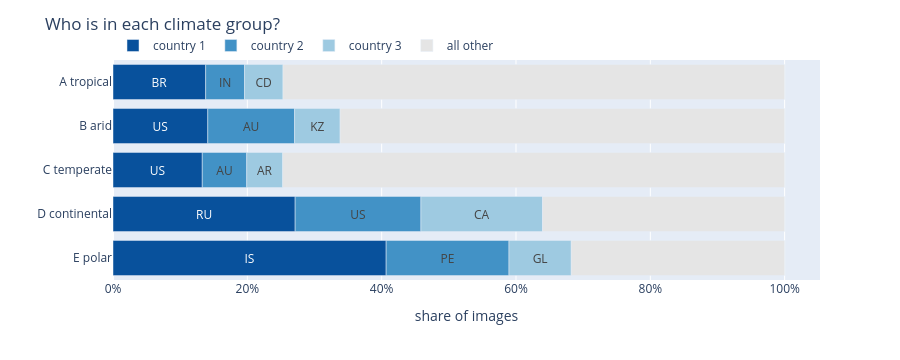

The notebook cell saved with this chart:
### Markdown cell above
### Q4.2 Climate
- Köppen main groups (A tropical ... E polar)

### Code cell
groups_order = list(q4.CLIMATE_GROUPS.values())
cl = q4.effect_table(env, "climate_group")
display(q4.show_effects(cl))
q4.plot_country_mix(env, "climate_group", "Who is in each climate group?", order=groups_order).show()
q4.plot_expected(cl, "Climate: A to D are within 1.5 points of what the country mix predicts", order=groups_order).show()

### Figure 1 — Plotly figure (JSON) as saved in the notebook; plotly's stock layout.template omitted (floating-point values rounded to 4 significant figures)
{"data": [{"customdata": [["country 1"], ["country 1"], ["country 1"], ["country 1"], ["country 1"]], "hovertemplate": "share=%{x:.0%}<br>climate_group=%{y}<br>country=%{text}<extra></extra>", "insidetextanchor": "middle", "legendgroup": "country 1", "marker": {"color": "#08519c", "pattern": {"shape": ""}}, "name": "country 1", "orientation": "h", "showlegend": true, "text": ["BR", "US", "US", "RU", "IS"], "textposition": "inside", "type": "bar", "x": [0.138, 0.1411, 0.1329, 0.2712, 0.4067], "xaxis": "x", "y": ["A tropical", "B arid", "C temperate", "D continental", "E polar"], "yaxis": "y"}, {"customdata": [["country 2"], ["country 2"], ["country 2"], ["country 2"], ["country 2"]], "hovertemplate": "share=%{x:.0%}<br>climate_group=%{y}<br>country=%{text}<extra></extra>", "insidetextanchor": "middle", "legendgroup": "country 2", "marker": {"color": "#4292c6", "pattern": {"shape": ""}}, "name": "country 2", "orientation": "h", "showlegend": true, "text": ["IN", "AU", "AU", "US", "PE"], "textposition": "inside", "type": "bar", "x": [0.05794, 0.1293, 0.06622, 0.1873, 0.1828], "xaxis": "x", "y": ["A tropical", "B arid", "C temperate", "D continental", "E polar"], "yaxis": "y"}, {"customdata": [["country 3"], ["country 3"], ["country 3"], ["country 3"], ["country 3"]], "hovertemplate": "share=%{x:.0%}<br>climate_group=%{y}<br>country=%{text}<extra></extra>", "insidetextanchor": "middle", "legendgroup": "country 3", "marker": {"color": "#9ecae1", "pattern": {"shape": ""}}, "name": "country 3", "orientation": "h", "showlegend": true, "text": ["CD", "KZ", "AR", "CA", "GL"], "textposition": "inside", "type": "bar", "x": [0.05721, 0.0678, 0.05355, 0.1811, 0.09275], "xaxis": "x", "y": ["A tropical", "B arid", "C temperate", "D continental", "E polar"], "yaxis": "y"}, {"customdata": [["all other"], ["all other"], ["all other"], ["all other"], ["all other"]], "hovertemplate": "share=%{x:.0%}<br>climate_group=%{y}<br>country=%{text}<extra></extra>", "insidetextanchor": "middle", "legendgroup": "all other", "marker": {"color": "#e5e5e5", "pattern": {"shape": ""}}, "name": "all other", "orientation": "h", "showlegend": true, "text": ["", "", "", "", ""], "textposition": "inside", "type": "bar", "x": [0.7469, 0.6618, 0.7473, 0.3605, 0.3177], "xaxis": "x", "y": ["A tropical", "B arid", "C temperate", "D continental", "E polar"], "yaxis": "y"}], "layout": {"barmode": "relative", "height": 360, "legend": {"orientation": "h", "title": {"text": ""}, "tracegroupgap": 0, "x": 0, "xanchor": "left", "y": 1, "yanchor": "bottom"}, "margin": {"t": 60}, "title": {"text": "Who is in each climate group?"}, "width": 900, "xaxis": {"anchor": "y", "domain": [0, 1], "tickformat": ".0%", "title": {"text": "share of images"}}, "yaxis": {"anchor": "x", "categoryarray": ["E polar", "D continental", "C temperate", "B arid", "A tropical"], "categoryorder": "array", "domain": [0, 1], "title": {"text": ""}}}}
